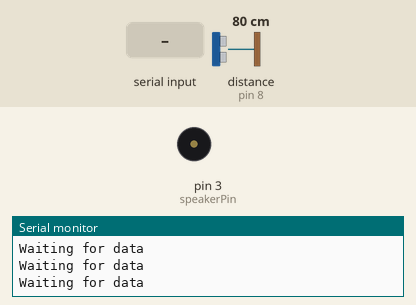
Recording of a sketch running on a simulated Arduino Uno, built with avr-gcc and run on an emulated ATmega328P. On the bench: buzzer (waves = sounding), the last lines printed to the serial monitor. The inputs (shaded band) are chosen by the test bench; at power-on: distance to the obstacle (sensor on pin 8) 80 cm. The echo pulse lasts 58.3 µs per cm.

Above: at 1.2 s.
1.3 s: "90,45\n" received over the second serial link
At 12.5 s:
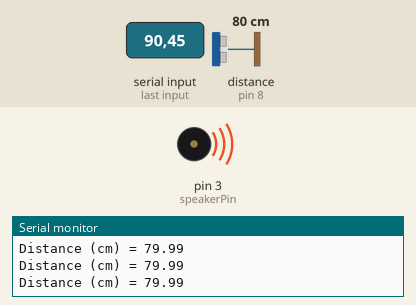
Timing chart, 0 to 12.8 s (numbered marks = the images above; inputs shaded):
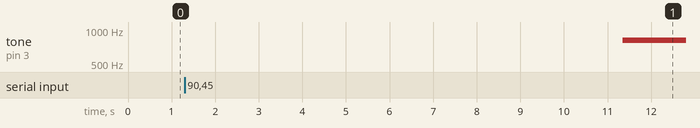

The sketch:

ultraSonicSensor.ino
```cpp
#include <SoftwareSerial.h>
#define ESP8266_RX 2 //digital pin 2
#define ESP8266_TX 4 //digital pin 4
//set up serial object to communicate with NodeMCU
SoftwareSerial ESPserial(ESP8266_RX, ESP8266_TX);

const int trigPin = 7, echoPin = 8, speakerPin = 3;                    //trigPin is the trigger (output), the other is echo (input)
const int criticalDist = 30;                                          //comments
const int toneMin = 120, toneMax = 1500;
int userDelay;                                                         //delay for alarm to go off

void setup() {
  // put your setup code here, to run once:
  Serial.begin(19200);
  Serial.println("Initialized.");
  ESPserial.begin(9600);
  pinMode(trigPin, OUTPUT);
  pinMode(echoPin, INPUT);
  pinMode(speakerPin, OUTPUT);
}

void loop() {
  userDelay = getDelay();

  delay(userDelay);

  alarm(true);

  while(1){
    if(confirm()){
      alarm(false);
      break;
    }
  }
}

int getDelay(){
  while(1){
    Serial.println("Waiting for data");
    if (ESPserial.available()){
      //set hello to the original single-digit integer that was sent by the NodeMCU
      int hello = ESPserial.read()-48;
      Serial.print(hello); //for debugging
//    return hello*1000;
      if(hello == 1){
        return 5*1000;
      }
      if(hello == 5){
       return 10*1000;
      }
    }
  }
}

boolean confirm() {
  int counter = 0;      //Counts how many times

  Serial.println("checking 10 times");

  for (int a = 0; a < 10; a++) {
    Serial.print("Distance (cm) = ");
    Serial.println(getDist());
    if (getDist() < criticalDist) {
      Serial.println(counter);
      counter++;
    }
  }

  if (counter >= 8) {
    Serial.println(counter);
    return true;
  }
  return false;
}

void alarm(boolean setting){
  if(setting){
    Serial.println("WAKEUP!");
    tone(speakerPin, (toneMin+toneMax)/2);
  }
  else{
    noTone(speakerPin);
  }
}

float getDist() {
  //First turns off trigger to ensure a clean signal. Sends high to trigPin for 10e-6s. Turns off trigger
  //Records the length of the pulse in e-6s; the length of the pulse represents how long it took for the signal to reach the ultrasonic sensor again
  //pulseIn() --> times how long a pulse lasts (either HIGH or LOW, you specify) at a specified pin
  //Performs a calculation for distance in cm and returns the distance
  digitalWrite(trigPin, LOW);
  delayMicroseconds(2);
  digitalWrite(trigPin, HIGH);
  delayMicroseconds(10);
  digitalWrite(trigPin, LOW);

  float duration = pulseIn(echoPin, HIGH);
  float distanceCm = ((343 * duration) / 10000) / 2;

  return distanceCm;
}
```

Measured:
- after the input at 1.3 s, tone on pin 3 (speakerPin): silent → 810 Hz after 10.0 s
